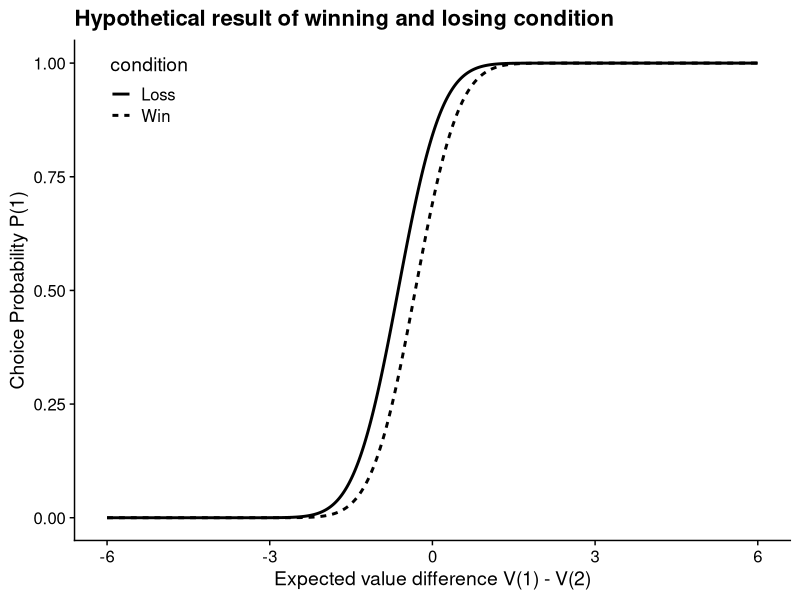
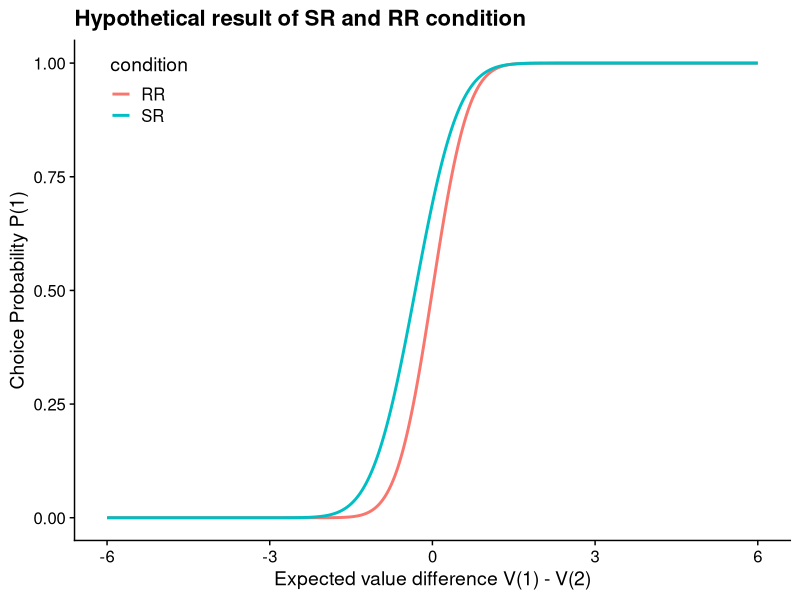
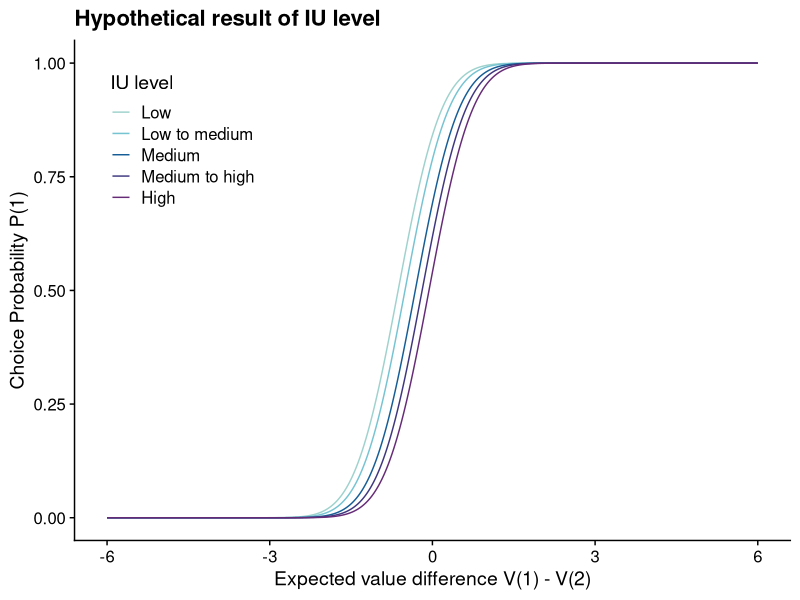
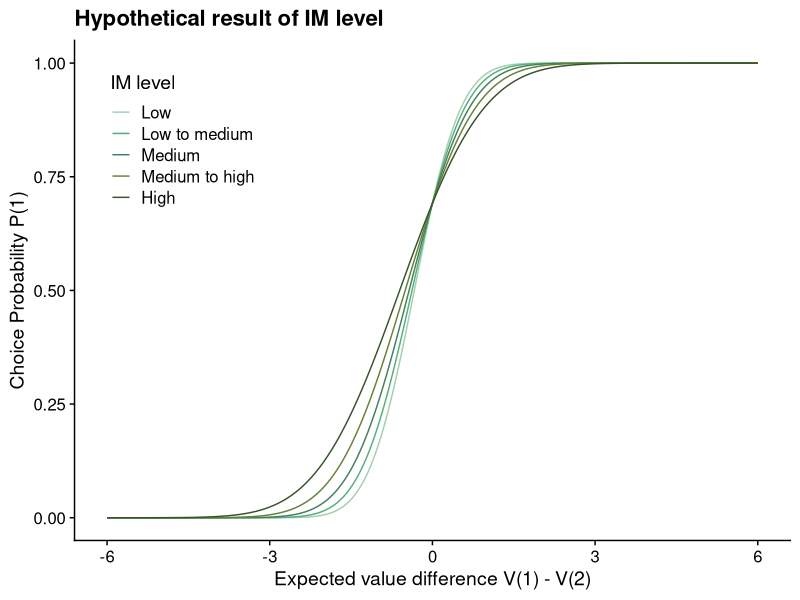
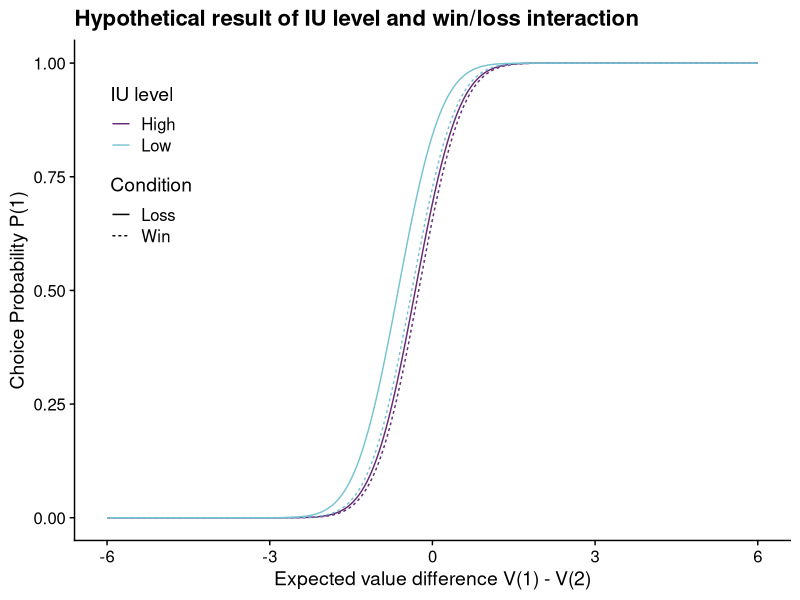
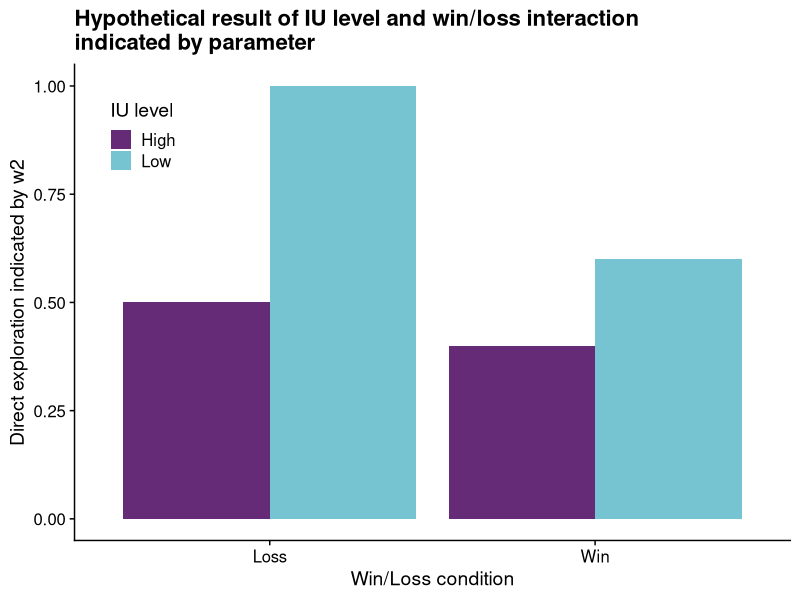
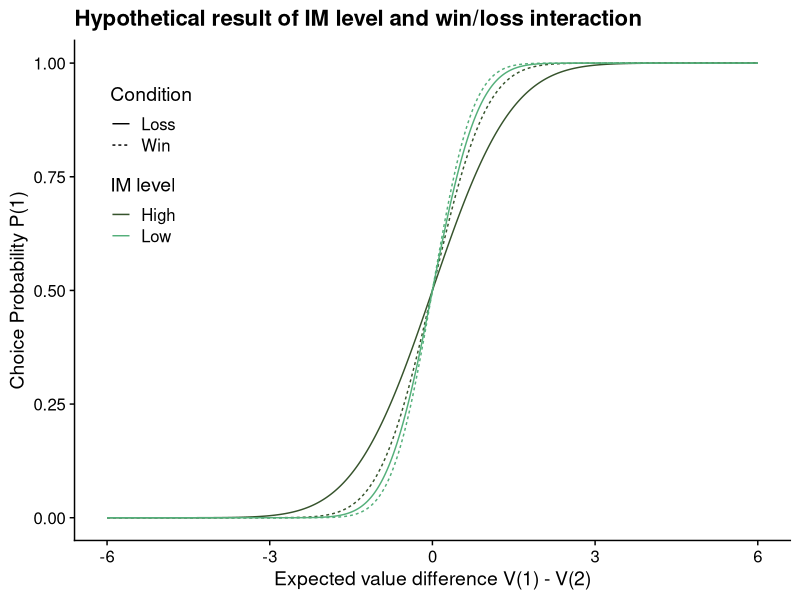
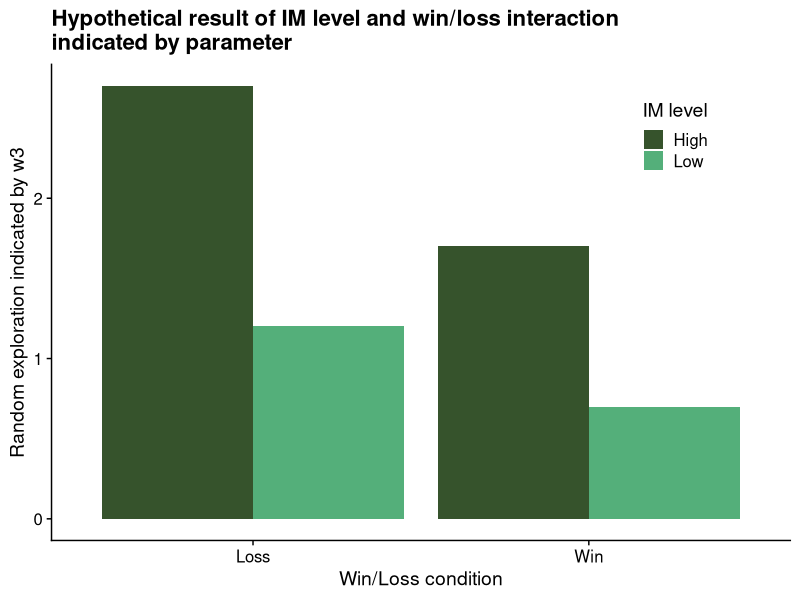

Recreate these plots in R, in order. (Note: this script raises an error after producing the figures.)
## ---- chunk 1
knitr::opts_chunk$set(warning = FALSE, echo=FALSE)
library("tidyverse")
library("cowplot")
colorset_1 <- c("#9FD2CD", "#76C3D2", "#165D95", "#3E377E", "#662B77") # Colours of Sheffield row 5
colorset_2 <- c("#A3CFAD", "#54AF7A", "#447E5D", "#668136", "#36532C") # Colours of Sheffield row 6
## ---- chunk 2
V <- seq(-6, 6, 0.01)
Win <- pnorm(V + 0.5 + V/ 1.72) # 1.72 is the standard deviation of the population (TU)
Loss <- pnorm(V + 1 + V/ 1.72)
data_win_loss <- data.frame(V, Win, Loss) %>% 
  gather(key = "condition", value = "P", -V)

SR <- pnorm(V + 0.5 + V/ 1.72)
RR <- pnorm(V + V/ 1.09) # 1.09 is the standard deviation of the population (TU)
data_SR_RR <- data.frame(V, SR, RR) %>% 
  gather(key = "condition", value = "P", -V)
## ---- chunk 3
win_loss <- ggplot(data_win_loss, aes(x = V, y = P, linetype = condition)) +
  geom_line(linewidth = 1) +
  labs(x = "Expected value difference V(1) - V(2)",
       y = "Choice Probability P(1)",
       title = "Hypothetical result of winning and losing condition") +
  theme_cowplot() +
  theme(legend.position = c(0.05, 0.9))
win_loss
## ---- chunk 4
rr <- c(-1,-1,-1,0,0,0,0,0,0,1,1,1)
sr <- c(1,2,3,3,4,4,4,4,5,5,6,7)
V_rr <- var(rr) * 12/11 # using the variance of the population instead of the unbiased estimator
V_sr <- var(sr) * 12/11
sqrt(V_sr + 0)
## ---- chunk 5
sqrt(2 * V_rr)
## ---- chunk 6
SR_RR <- ggplot(data_SR_RR, aes(x = V, y = P, colour = condition)) +
  geom_line( linewidth = 1) +
  labs(x = "Expected value difference V(1) - V(2)",
       y = "Choice Probability P(1)",
       title = "Hypothetical result of SR and RR condition") +
  theme_cowplot() +
  theme(legend.position = c(0.05, 0.9))
SR_RR
## ---- chunk 7
Low <- pnorm(V + 1 + V/ 1.72)
Low_M <- pnorm(V + 0.8 + V/ 1.72)
Medium <- pnorm(V + 0.5 + V/ 1.72)
Medium_H <- pnorm(V + 0.3 + V/ 1.72)
High <- pnorm(V + 0.1 + V/ 1.72)
levels = c("Low", "Low_M", "Medium", "Medium_H", "High")
labs = c("Low", "Low to medium", "Medium", "Medium to high", "High")

data_H1 <- data.frame(V, Low, Low_M, Medium, Medium_H, High) %>% 
  gather(key = "IU level", value = "P", -V) %>% 
  mutate(`IU level` = factor(`IU level`, levels = levels, labels = labs))
## ---- chunk 8
H1 <- ggplot(data_H1, aes(x = V, y = P , colour = `IU level`)) +
  geom_line() +
  labs(x = "Expected value difference V(1) - V(2)",
       y = "Choice Probability P(1)",
       title = "Hypothetical result of IU level") +
  scale_colour_manual(values = colorset_1) +
  theme_cowplot() +
  theme(legend.position = c(0.05, 0.8))
H1
## ---- chunk 9
Low <- pnorm(0.8 * V + 0.5 + 1.2 * V/ 1.72)
Low_M <- pnorm(0.4 * V + 0.5 + 1.6 * V/ 1.72)
Medium <- pnorm(0 * V + 0.5 + 2 * V/ 1.72)
Medium_H <- pnorm(-0.4 * V + 0.5 + 2.4 * V/ 1.72)
High <- pnorm(-0.8 * V + 0.5 + 2.8 * V/ 1.72)
levels = c("Low", "Low_M", "Medium", "Medium_H", "High")
labs = c("Low", "Low to medium", "Medium", "Medium to high", "High")

data_H2 <- data.frame(V, Low, Low_M, Medium, Medium_H, High) %>% 
  gather(key = "IM level", value = "P", -V) %>% 
  mutate(`IM level` = factor(`IM level`, levels = levels, labels = labs))
## ---- chunk 10
H2 <- ggplot(data_H2, aes(x = V, y = P , colour = `IM level`)) +
  geom_line() +
  labs(x = "Expected value difference V(1) - V(2)",
       y = "Choice Probability P(1)",
       title = "Hypothetical result of IM level") +
  scale_colour_manual(values = colorset_2) +
  theme_cowplot() +
  theme(legend.position = c(0.05, 0.8))
H2
## ---- chunk 11
w2_LW <- 0.6
w2_HW <- 0.4
w2_LL <- 1
w2_HL <- 0.5
Low_Win <- pnorm(V + w2_LW + V/ 1.72)
Low_Loss <- pnorm(V + w2_LL + V/ 1.72)
High_Win <- pnorm(V + w2_HW + V/ 1.72)
High_Loss <- pnorm(V + w2_HL + V/ 1.72)
data_H3 <- data.frame(V, Low_Win, Low_Loss, High_Win, High_Loss) %>% 
  gather(key = "Condition", value = "P", -V) %>%
  separate(Condition, into = c("IU level", "Condition"), sep = "_") 

data_H3_w2 <- tibble(
  w2 = c(w2_LW, w2_HW, w2_LL, w2_HL),
  Condition = c("Win", "Win", "Loss", "Loss"),
  `IU level` = c("Low", "High", "Low", "High"))
## ---- chunk 12
H3 <- ggplot(data_H3, aes(x = V, y = P, colour = `IU level`, linetype = Condition)) +
  geom_line() +
  labs(x = "Expected value difference V(1) - V(2)",
       y = "Choice Probability P(1)",
       title = "Hypothetical result of IU level and win/loss interaction") +
  scale_colour_manual(values = c(colorset_1[[5]], colorset_1[[2]])) +
  theme_cowplot() +
  theme(legend.position = c(0.05, 0.75))
H3
## ---- chunk 13
H3_w2 <- ggplot(data_H3_w2, aes(x = Condition, y = w2, fill = `IU level`)) +
  geom_bar(stat = "identity", position = "dodge") +
  labs(x = "Win/Loss condition",
       y = "Direct exploration indicated by w2",
       title = "Hypothetical result of IU level and win/loss interaction \nindicated by parameter") +
  theme_cowplot() +
  scale_fill_manual(values = c(colorset_1[[5]], colorset_1[[2]])) +
  theme(legend.position = c(0.05, 0.85))
H3_w2
## ---- chunk 14
w3_LW <- 0.7
w3_HW <- 1.7
w3_LL <- 1.2
w3_HL <- 2.7
Low_Win <- pnorm((2 - w3_LW) * V + w3_LW * V/ 1.72)
Low_Loss <- pnorm((2 - w3_LL) * V + w3_LL * V/ 1.72)
High_Win <- pnorm((2 - w3_HW) * V + w3_HW * V/ 1.72)
High_Loss <- pnorm((2 - w3_HL) * V + w3_HL * V/ 1.72)
data_H4 <- data.frame(V, Low_Win, Low_Loss, High_Win, High_Loss) %>% 
  gather(key = "Condition", value = "P", -V) %>%
  separate(Condition, into = c("IM level", "Condition"), sep = "_") 

data_H4_w3 <- tibble(
  w3 = c(w3_LW, w3_HW, w3_LL, w3_HL),
  Condition = c("Win", "Win", "Loss", "Loss"),
  `IM level` = c("Low", "High", "Low", "High"))
## ---- chunk 15
H4 <- ggplot(data_H4, aes(x = V, y = P, colour = `IM level`, linetype = Condition)) +
  geom_line() +
  labs(x = "Expected value difference V(1) - V(2)",
       y = "Choice Probability P(1)",
       title = "Hypothetical result of IM level and win/loss interaction") +
  scale_colour_manual(values = c(colorset_2[[5]], colorset_2[[2]])) +
  theme_cowplot() +
  theme(legend.position = c(0.05, 0.75))
H4
## ---- chunk 16
H4_w3 <- ggplot(data_H4_w3, aes(x = Condition, y = w3, fill = `IM level`)) +
  geom_bar(stat = "identity", position = "dodge") +
  labs(x = "Win/Loss condition",
       y = "Random exploration indicated by w3",
       title = "Hypothetical result of IM level and win/loss interaction \nindicated by parameter") +
  scale_fill_manual(values = c(colorset_2[[5]], colorset_2[[2]])) +
  theme_cowplot() +
  theme(legend.position = c(0.8, 0.85))
H4_w3
## ---- chunk 17
ggsave2("fig/H4.png", H4, width = 7, height = 4)
ggsave2("fig/H4_w3.png", H4_w3, width = 7, height = 4)
ggsave2("fig/H3_w2.png", H3_w2, width = 7, height = 4)
ggsave2("fig/H3.png", H3, width = 7, height = 4)
ggsave2("fig/H2.png", H2, width = 6, height = 4)
ggsave2("fig/H1.png", H1, width = 6, height = 4)
ggsave2("fig/SR_RR.png", SR_RR, width = 6, height = 4)
ggsave2("fig/win_loss.png", win_loss, width = 6, height = 4)
